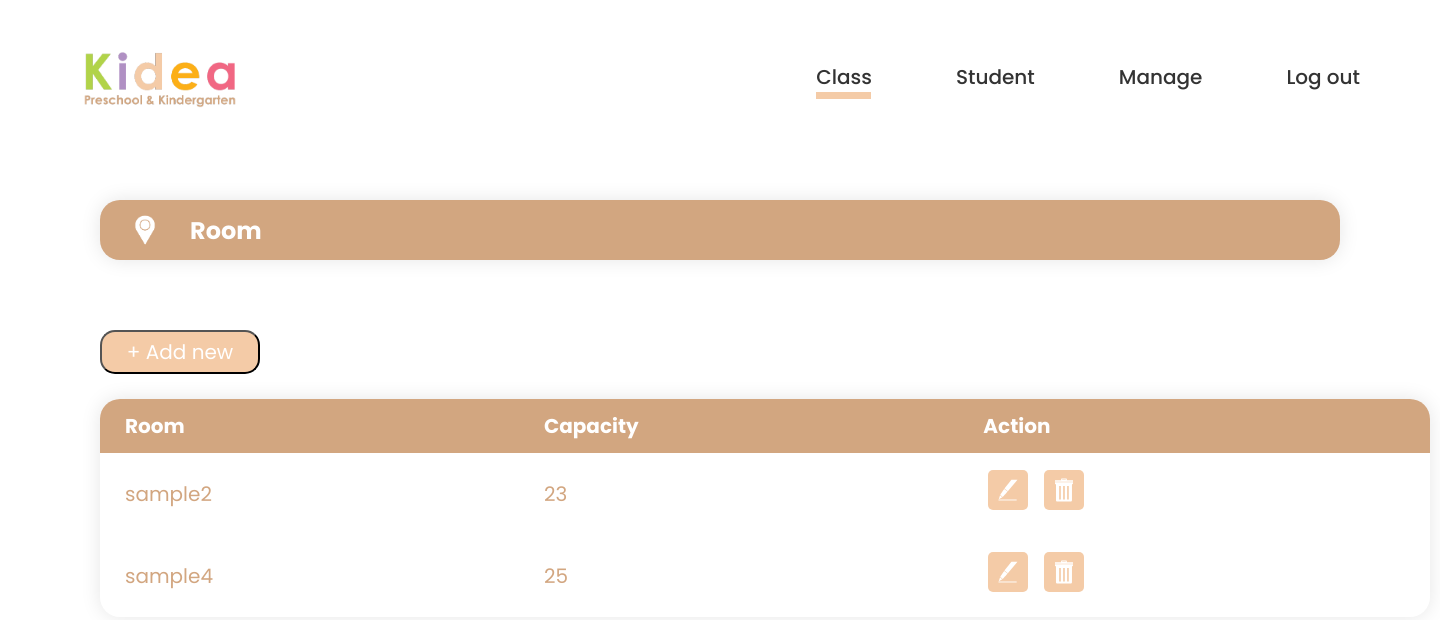
Screenshot of /View_room_admin.php (signed in) with the database file from the repository.
### tables this page shows
CREATE TABLE IF NOT EXISTS `room` (
  `room_id` int(11) NOT NULL AUTO_INCREMENT,
  `room_name` varchar(30) NOT NULL,
  `capacity` int(11) NOT NULL,
  PRIMARY KEY (`room_id`)
);

### View_room_admin.php (the view, shortened to what this page needs)
<?php
include "koneksi.php";
?>
<html>
    <head>
        <link rel="stylesheet" type="text/css" href="View_room_admin.css">
    </head>
    <body>
        <header>
            <img class="logo" src="img/logotxt.png" href="Home_admin.php">
            <nav>
                <ul class="nav__links">
                    <li><a href="View_admin.php">Class</a><div class="rec"></div></li>
                    <li><a href="View_student_admin.php">Student</a></li>
                    <li><a href="View_manage_admin.php">Manage</a></li>
                    <li><a href="logout.php">Log out</a></li>
                </ul>
            </nav>
        </header>
        <div class="title">
            <img class="room" src="img/room.png">
            <h2>Room</h2>
        </div>
        <a href="Input_room.php">
            <input type="button" class="btn" value="+ Add new">
        </a>
            <div class="container">
            <table class="content-table">
                <thead>
                <tr>
                    <th>Room</th>
                    <th>Capacity</th>
                    <th>Action</th>
                </tr>
                </thead>
                <?php
                    $query = mysqli_query($connect , "SELECT * FROM room");
                    while ($room = mysqli_fetch_array($query)){
                ?>
                <tbody>
                    <tr>
                      <td><?php echo $room['room_name']; ?></td>
                      <td><?php echo $room['capacity'];?></td>
                      <td><div class="action">
                            <a href="edit_room.php"><img class="edit" src="img/edit.svg"></a>
                            <a href="delete_room.php?id=<?php echo $room['room_id']?>"><img class="delete" src="img/delete.svg"></a></td></div>
                    </tr>
                <tbody>
                <?php
                }
                ?>
    </body>
</html>

### View_room_admin.css (style rules this page uses)
* { padding: 0; margin: 0; box-sizing: border-box; }
.rec { width: 55px; height: 7px; background-color: #f4cba7; align-items: center; }
li, a { font-family: 'Poppins', sans-serif; font-weight: 500; font-size: 20px; color: #333; text-decoration: none; }
header { display: flex; justify-content: space-between; align-items: center; margin-right: 40px; margin-left: 80px; }
.logo { cursor: pointer; align-items: flex-start; width: 160px; background-size: cover; }
.nav__links { list-style: none; }
.nav__links li { display: inline-block; padding: 0px 40px; }
.nav__links li a { transition: all 0.3s ease 0s; }
.room { width: 50px; background-size: cover; align-items: flex-start; }
.title { margin-left: 100px; margin-right: 100px; margin-top: 40px; padding: 5px; padding-left: 20px; background-color: #D2A680; justify-content: flex-start; display: flex; align-items: center; border-radius: 20px; box-shadow: 0px 0px 20px rgba(0, 0, 0, 0.10); }
.title h2 { margin-left: 20px; text-align: justify; font-family: 'Poppins', sans-serif; font-size: 24px; color: white; text-decoration: none; }
.btn { display: flex; margin-left: 100px; margin-right: 100px; margin-top: 70px; padding: 5px; width: 160px; border-radius: 15px; background-color: #f4cba7; background-size: 200%; font-size: 20px; color: #fff; font-family: 'Poppins', sans-serif; cursor: pointer; transition: .5s; }
.container { display: flex; margin-left: 100px; margin-right: 100px; align-items: flex-start; }
.content-table { border-collapse: collapse; margin-top: 25px ; min-width: 1330px; border-radius: 20px; color: #D2A680; overflow: hidden; font-size: 20px; font-family: 'Poppins', sans-serif; box-shadow: 0 0 20px rgba(0, 0, 0, 0.10); }
.content-table thead tr { margin-top: 40px; border-radius: 20px; background-color: #D2A680; color: white; text-align: left; font-weight: bold; }
.content-table th, .content-table td { padding: 12px 25px; }
.edit { padding: 5px; margin: 5px; width: 40px; background-color: #f4cba7; background-size: cover; border-radius: 5px; cursor: pointer; }
.delete { padding: 5px; margin: 5px; width: 40px; background-color: #f4cba7; background-size: cover; border-radius: 5px; cursor: pointer; }

### rows the page displays
room: room_name "sample2", capacity "23"
room: room_name "sample4", capacity "25"
